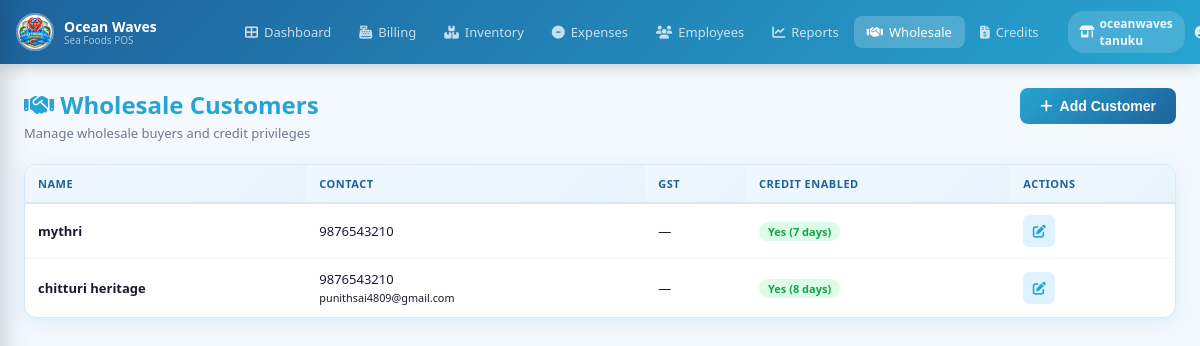
The app's page /wholesale-customers/ (signed in) with its own data.
### pos/models.py (models this page shows, shortened)
class UserProfile(models.Model):
    ROLE_CHOICES = [
        ('SUPERADMIN', 'Super Admin'),   # sees everything across all stores
        ('SUBADMIN',   'Sub-Admin'),     # restricted admin permissions
        ('OWNER',      'Store Owner'),   # full access within assigned store
        ('STAFF',      'Staff'),         # billing + inventory in assigned store
        ('AREAMANAGER','Area Manager'),   # approves wholesale bills via OTP
        ('WHOLESALE_EXEC', 'Wholesale Executive'), # manage 4-5 stores, stock + wholesale approval
    ]
    user      = models.OneToOneField(User, on_delete=models.CASCADE, related_name='profile')
    role      = models.CharField(max_length=20, choices=ROLE_CHOICES, default='STAFF')
    store     = models.ForeignKey(Store, on_delete=models.SET_NULL, null=True, blank=True,
                                  related_name='staff')
    phone          = models.CharField(max_length=20, blank=True, help_text='Contact phone number')
    approval_pin   = models.CharField(max_length=128, blank=True, help_text='Hashed 4-6 digit approval PIN for wholesale approvals')
    is_active = models.BooleanField(default=True)
    permissions = models.JSONField(default=dict, blank=True, help_text='Restricted permissions for SUBADMIN')
    expires_at  = models.DateTimeField(null=True, blank=True, help_text='For temporary roles, access expires after this date')
    @property
    def is_superadmin(self):
        return self.role == 'SUPERADMIN'
    @property
    def is_owner(self):
        return self.role in ('SUPERADMIN', 'OWNER')
    @property
    def is_wholesale_exec(self):
        return self.role == 'WHOLESALE_EXEC'
    @property
    def has_expired(self):
        if self.expires_at and timezone.now() > self.expires_at:
            return True
        return False

class Store(models.Model):
    name             = models.CharField(max_length=200)
    address          = models.TextField(blank=True)
    phone            = models.CharField(max_length=20, blank=True)
    whatsapp_number  = models.CharField(max_length=20, blank=True, help_text='Store WhatsApp number for sending bills (e.g. 919876543210)')
    email            = models.EmailField(blank=True)
    gstin            = models.CharField(max_length=20, blank=True, verbose_name="GSTIN")
    is_active        = models.BooleanField(default=True)
    created_at       = models.DateTimeField(auto_now_add=True)
    class Meta:
        ordering = ['name']

class WholesaleCustomer(models.Model):
    name                  = models.CharField(max_length=200, unique=True)
    phone                 = models.CharField(max_length=20, blank=True)
    email                 = models.EmailField(blank=True)
    gst                   = models.CharField(max_length=20, blank=True)
    is_credit_enabled     = models.BooleanField(default=True)
    credit_duration_days  = models.PositiveIntegerField(default=7, help_text="Minimum 7, Max 30 days")
    created_by            = models.ForeignKey(User, on_delete=models.SET_NULL, null=True, related_name='+')
    created_at            = models.DateTimeField(auto_now_add=True)

### pos/views.py (the view)
# urls.py: path('wholesale-customers/',                    views.wholesale_customers,          name='wholesale_customers'),
@login_required
@require_profile
def wholesale_customers(request):
    profile = get_profile(request.user)
    customers = WholesaleCustomer.objects.all().order_by('-created_at')
    return render(request, 'pos/wholesale_customers.html', {'customers': customers, 'profile': profile})

### pos/views.py (called while the page is built)
def get_profile(user):
    try:
        return user.profile
    except UserProfile.DoesNotExist:
        if user.is_superuser:
            return UserProfile.objects.create(user=user, role='SUPERADMIN')
        return None

def require_profile(view_fn):
    from functools import wraps
    @wraps(view_fn)
    def inner(request, *args, **kwargs):
        p = get_profile(request.user)
        if not p:
            from django.contrib.auth import logout
            logout(request)
            messages.error(request, 'Your account has no role assigned. Contact admin.')
            return redirect('login')
        if p.has_expired:
            from django.contrib.auth import logout
            request.session.flush()
            logout(request)
            messages.error(request, 'Your temporary access role has expired.')
            return redirect('login')
        return view_fn(request, *args, **kwargs)
    return inner

### pos/templates/pos/wholesale_customers.html (shortened to what this page needs)
{% extends 'pos/base.html' %}
{% block content %}
<div class="pg">
  <div class="pg-header">
    <div>
      <h1><i class="fas fa-handshake"></i> Wholesale Customers</h1>
      <p>Manage wholesale buyers and credit privileges</p>
    </div>
    {% if profile.is_superadmin or profile.is_wholesale_exec or profile.is_owner or profile.is_area_manager %}
    <button class="btn-primary" onclick="openModal('addCustomerModal')"><i class="fas fa-plus"></i> Add Customer</button>
    {% endif %}
  </div>
  <div class="table-card">
    <table class="data-table">
      <thead>
        <tr>
          <th>Name</th>
          <th>Contact</th>
          <th>GST</th>
          <th>Credit Enabled</th>
          <th>Actions</th>
        </tr>
      </thead>
      <tbody>
      {% for c in customers %}
      <tr>
        <td><strong>{{ c.name }}</strong></td>
        <td>{{ c.phone }}<br><small>{{ c.email }}</small></td>
        <td>{{ c.gst|default:"—" }}</td>
        <td>
          {% if c.is_credit_enabled %}
          <span class="pill pill-green">Yes ({{ c.credit_duration_days }} days)</span>
          {% else %}
          <span class="pill pill-red">No</span>
          {% endif %}
        </td>
        <td>
          {% if profile.is_superadmin or profile.is_wholesale_exec or profile.is_owner or profile.is_area_manager %}
          <button class="btn-icon-sm blue" title="Edit"
              data-id="{{ c.id }}"
              data-name="{{ c.name|escapejs }}"
              data-phone="{{ c.phone|escapejs }}"
              data-email="{{ c.email|escapejs }}"
              data-gst="{{ c.gst|escapejs }}"
              data-duration="{{ c.credit_duration_days }}"
              data-credit="{{ c.is_credit_enabled|yesno:'true,false' }}"
              onclick="openEditCustomer(this)">
            <i class="fas fa-edit"></i>
          </button>
          {% else %}
          —
          {% endif %}
        </td>
      </tr>
      {% empty %}
      <tr><td colspan="5" class="empty-mini">No wholesale customers found.</td></tr>
      {% endfor %}
      </tbody>
    </table>
  </div>
</div>
{% endblock %}

### pos/templates/pos/base.html (shortened to what this page needs)
{% load static %}
<!DOCTYPE html>
<html lang="en">
<head>
<link rel="stylesheet" href="{% static 'pos/css/style.css' %}">
<link rel="stylesheet" href="https://cdnjs.cloudflare.com/ajax/libs/font-awesome/6.5.0/css/all.min.css">
</head>
<body>
{% if user.is_authenticated %}
{% with profile=request.user.profile %}
<nav class="navbar">
  <div class="nav-brand">
    <img src="{% static 'pos/images/logo.jpg' %}" alt="Logo" class="nav-logo">
    <div class="nav-brand-text">
      <span class="nav-title">Ocean Waves</span>
      <span class="nav-sub">Sea Foods POS</span>
    </div>
  </div>
  <div class="nav-links">
    <a href="{% url 'dashboard' %}" class="nav-link {% if request.resolver_match.url_name == 'dashboard' %}active{% endif %}">
      <i class="fas fa-th-large"></i> Dashboard
    </a>
    {% if profile.role != 'SUPERADMIN' %}
    <a href="{% url 'billing' %}" class="nav-link {% if 'billing' in request.resolver_match.url_name %}active{% endif %}">
      <i class="fas fa-cash-register"></i> Billing
    </a>
    <a href="{% url 'inventory' %}" class="nav-link {% if 'inventory' in request.resolver_match.url_name or 'stock' in request.resolver_match.url_name %}active{% endif %}">
      <i class="fas fa-boxes"></i> Inventory
    </a>
    {% endif %}
    {% if profile.role in 'OWNER,SUPERADMIN' or profile.is_owner %}
    <a href="{% url 'expenses_page' %}" class="nav-link {% if 'expense' in request.resolver_match.url_name %}active{% endif %}">
      <i class="fas fa-minus-circle"></i> Expenses
    </a>
    <a href="{% url 'employee_list' %}" class="nav-link {% if 'employee' in request.resolver_match.url_name %}active{% endif %}">
      <i class="fas fa-users"></i> Employees
    </a>
    <a href="{% url 'reports' %}" class="nav-link {% if 'report' in request.resolver_match.url_name %}active{% endif %}">
      <i class="fas fa-chart-line"></i> Reports
    </a>
    {% endif %}
    <a href="{% url 'wholesale_customers' %}" class="nav-link {% if 'wholesale_customer' in request.resolver_match.url_name %}active{% endif %}">
      <i class="fas fa-handshake"></i> Wholesale
    </a>
    <a href="{% url 'credits_list' %}" class="nav-link {% if 'credit' in request.resolver_match.url_name %}active{% endif %}">
      <i class="fas fa-file-invoice-dollar"></i> Credits
    </a>
  </div>
  <div class="nav-right">
    {% if profile.store %}
    <div class="store-badge">
      <i class="fas fa-store-alt"></i> {{ profile.store.name }}
    </div>
    {% endif %}
    <div class="nav-user-info">
      <i class="fas fa-user-circle"></i>
    </div>
  </div>
</nav>
{% endwith %}
{% endif %}
<div class="page-wrap {% if not user.is_authenticated %}no-nav{% endif %}">
  {% block content %}{% endblock %}
</div>
</body>
</html>

### pos/static/pos/css/style.css (style rules this page uses)
:root { --primary: #27A4D1; --primary-d: #1E629B; --primary-l: #84BDEC; --secondary: #00B48A; --accent: #F77F00; --bg: #f4f9ff; --card: #ffffff; --text: #1a1a2e; --muted: #6b7a8d; --border: #d4e8f7; --success: #16a34a; --danger: #dc2626; --warning: #ea580c; --purple: #7c3aed; --nav-h: 64px; --shadow: 0 4px 20px rgba(0,119,182,.10); --shadow-md: 0 8px 32px rgba(0,119,182,.15); --radius: 12px; --radius-sm: 8px; }
* { margin:0;padding:0;box-sizing:border-box; }
body { font-family:'Segoe UI',Tahoma,sans-serif;background:var(--bg);color:var(--text);min-height:100vh; }
a { text-decoration:none;color:inherit; }
.pg, .kpi, .table-card, .login-card { animation: fadeUp 0.4s cubic-bezier(0.4, 0, 0.2, 1) backwards; }
button, a, input, select, .btn-icon-sm, .nav-link, .pill { transition: all 0.2s cubic-bezier(0.4, 0, 0.2, 1); }
.navbar { position:fixed;top:0;left:0;right:0;height:var(--nav-h);background:linear-gradient(135deg,var(--primary-d),var(--primary));display:flex;align-items:center;padding:0 16px;z-index:1000;box-shadow:0 2px 16px rgba(0,0,0,.2);gap:16px; }
.nav-brand { display:flex;align-items:center;gap:10px;min-width:200px; }
.nav-logo { width:38px;height:38px;border-radius:50%;border:2px solid rgba(255,255,255,.35);object-fit:contain; }
.nav-brand-text { display:flex;flex-direction:column; }
.nav-title { color:white;font-weight:700;font-size:14px;line-height:1.2; }
.nav-sub { color:rgba(255,255,255,.6);font-size:10px;line-height:1; }
.nav-links { display:flex;align-items:center;gap:2px;flex:1; }
.nav-link { color:rgba(255,255,255,.75);padding:7px 13px;border-radius:8px;font-size:13px;font-weight:500;display:flex;align-items:center;gap:6px;transition:.2s; }
.nav-link:hover,.nav-link.active { background:rgba(255,255,255,.2);color:white; }
.nav-right { display:flex;align-items:center;gap:10px;margin-left:auto; }
.store-badge { background:rgba(255,255,255,.15);color:rgba(255,255,255,.9);padding:4px 12px;border-radius:16px;font-size:12px;font-weight:600;display:flex;align-items:center;gap:5px; }
.nav-user-info { display:flex;align-items:center;gap:7px;color:rgba(255,255,255,.85);font-size:13px; }
.page-wrap { margin-top:var(--nav-h);min-height:calc(100vh - var(--nav-h)); }
.pg { padding:24px;max-width:1440px;margin:0 auto; }
.pg-header { display:flex;justify-content:space-between;align-items:flex-start;margin-bottom:22px; }
.pg-header h1 { font-size:24px;color:var(--primary);margin-bottom:3px; }
.pg-header p { color:var(--muted);font-size:13px; }
.table-card { background:var(--card);border-radius:var(--radius);box-shadow:var(--shadow);border:1px solid var(--border);overflow:hidden;margin-bottom:20px;position:relative; }
.data-table { width:100%;border-collapse:collapse;font-size:13px;position:relative;z-index:1; }
.data-table thead th { background:linear-gradient(135deg,#f0f8ff,#e8f4fb);color:var(--primary-d);font-weight:700;padding:11px 13px;text-align:left;border-bottom:2px solid var(--border);font-size:11px;text-transform:uppercase;letter-spacing:.5px;white-space:nowrap; }
.data-table tbody td { padding:11px 13px;border-bottom:1px solid #f0f8ff;vertical-align:middle; }
.data-table tbody tr:last-child td { border-bottom:none; }
.pill { display:inline-block;padding:2px 9px;border-radius:10px;font-size:11px;font-weight:600; }
.pill-green { background:#dcfce7;color:#16a34a; }
.btn-primary { background:linear-gradient(135deg,var(--primary),var(--primary-d));color:white;border:none;padding:10px 20px;border-radius:var(--radius-sm);font-size:14px;font-weight:600;cursor:pointer;display:inline-flex;align-items:center;gap:7px;transition:.2s; }
.btn-icon-sm { width:32px;height:32px;border:none;border-radius:6px;cursor:pointer;font-size:13px;display:inline-flex;align-items:center;justify-content:center;transition:.2s; }
.btn-icon-sm.blue { background:#e0f2fe;color:var(--primary); }

### records on screen
UserProfile: store.name "oceanwaves tanuku"
WholesaleCustomer: name "mythri", phone "9876543210", gst "—", credit_duration_days "7"
WholesaleCustomer: name "chitturi heritage", phone "9876543210", email "punithsai4809@gmail.com", gst "—", credit_duration_days "8"
